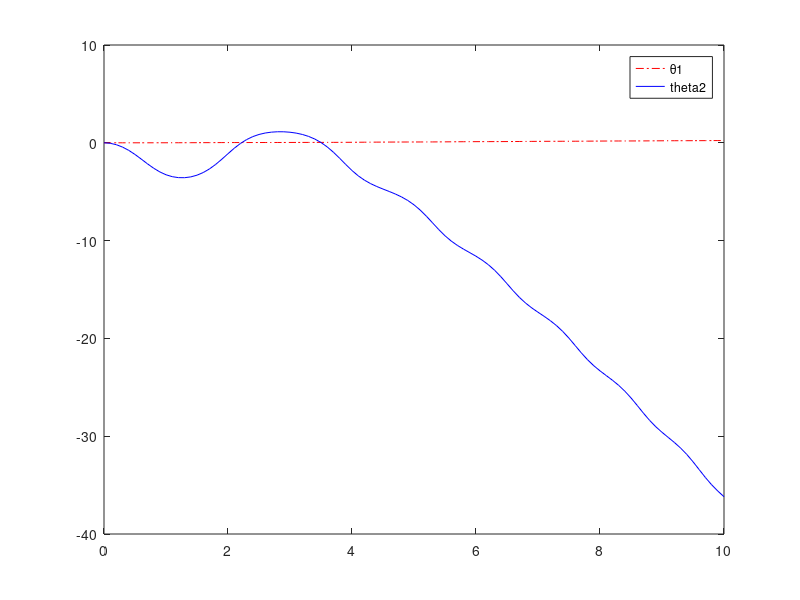

This figure's MATLAB source:
t = 0 : 0.1 : 10;

m1 = 5; m2 = 5;
a1 = 1; a2 =1;
g = 9.81;

%intial values
q = [0;0];
q_dot = [0;0];

for i = 1:length(t)
    th1 = q(1,i); th2 = q(2,i);
    th1_dot = q_dot(1,i); th2_dot = q_dot(2,i);

    %inertia matrix
    m11 = a1^2*m1 + a1^2*m2 + a2^2*m2 + 2*a1*a2*m2*cos(th2);
    m21 = 0;
    m12 = 0;
    m22 = a2^2*m2;
    M = [m11,m12;m21,m22];
    h1 = -2*(a1+a2*cos(th2))*a2*m2*sin(th2)*th1_dot*th2_dot;
    h2 = (a1+a2*cos(th2))*a2*m2*sin(th2)*th1_dot^2;
    v = [h1;h2];
    g1 = 0;
    g2 = a2*m2*cos(th2);
    g_v = g*[g1;g2];

    tau1 = 0.1; tau2 =0.2*sin(t(i));
    tau(:,i) = [tau1;tau2];

    q_ddot(:,i) = inv(M)*(tau(:,i) - (v+g_v));
    
    q_dot(:,i+1) = q_dot(:,i) + q_ddot(:,i)*0.1;

    q(:,i+1) = q(:,i) + q_dot(:,i)*0.1 + 1/2*q_ddot(:,i)*0.1^2;
end

plot(t,q(1,1:i),'r-.',t,q(2,1:i),'b-')
legend('\theta1','theta2')



